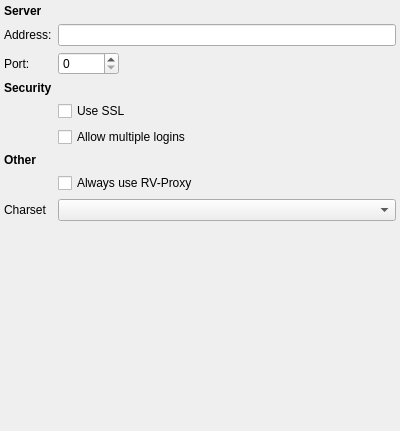
<?xml version="1.0" encoding="UTF-8"?>
<ui version="4.0">
 <class>IcqServerSettingsWidget</class>
 <widget class="QWidget" name="IcqServerSettingsWidget">
  <property name="geometry">
   <rect>
    <x>0</x>
    <y>0</y>
    <width>400</width>
    <height>431</height>
   </rect>
  </property>
  <property name="windowTitle">
   <string>Connection Settings</string>
  </property>
  <layout class="QVBoxLayout" name="verticalLayout_4">
   <property name="margin">
    <number>4</number>
   </property>
   <item>
    <layout class="QFormLayout" name="formLayout">
     <property name="sizeConstraint">
      <enum>QLayout::SetMinimumSize</enum>
     </property>
     <property name="fieldGrowthPolicy">
      <enum>QFormLayout::AllNonFixedFieldsGrow</enum>
     </property>
     <item row="0" column="0">
      <widget class="QLabel" name="serverHeadlineLabel">
       <property name="sizePolicy">
        <sizepolicy hsizetype="Maximum" vsizetype="Fixed">
         <horstretch>0</horstretch>
         <verstretch>0</verstretch>
        </sizepolicy>
       </property>
       <property name="text">
        <string>&lt;b&gt;Server&lt;/b&gt;</string>
       </property>
      </widget>
     </item>
     <item row="1" column="0">
      <widget class="QLabel" name="serverLabel">
       <property name="text">
        <string>Address:</string>
       </property>
      </widget>
     </item>
     <item row="1" column="1">
      <widget class="QLineEdit" name="serverLineEdit"/>
     </item>
     <item row="2" column="0">
      <widget class="QLabel" name="portLabel">
       <property name="text">
        <string>Port:</string>
       </property>
      </widget>
     </item>
     <item row="2" column="1">
      <widget class="QSpinBox" name="portSpinBox">
       <property name="sizePolicy">
        <sizepolicy hsizetype="Fixed" vsizetype="Fixed">
         <horstretch>0</horstretch>
         <verstretch>0</verstretch>
        </sizepolicy>
       </property>
       <property name="maximum">
        <number>60000</number>
       </property>
      </widget>
     </item>
     <item row="3" column="0">
      <widget class="QLabel" name="securityHeadlineLabel">
       <property name="sizePolicy">
        <sizepolicy hsizetype="Maximum" vsizetype="Fixed">
         <horstretch>0</horstretch>
         <verstretch>0</verstretch>
        </sizepolicy>
       </property>
       <property name="text">
        <string>&lt;b&gt;Security&lt;/b&gt;</string>
       </property>
      </widget>
     </item>
     <item row="4" column="1">
      <widget class="QCheckBox" name="useSslCheckBox">
       <property name="text">
        <string>Use SSL</string>
       </property>
      </widget>
     </item>
     <item row="5" column="1">
      <widget class="QCheckBox" name="allowMultipleLoginsCheckBox">
       <property name="text">
        <string>Allow multiple logins</string>
       </property>
      </widget>
     </item>
     <item row="5" column="0">
      <widget class="QLabel" name="allowMultipleLoginsLabel">
       <property name="text">
        <string/>
       </property>
      </widget>
     </item>
     <item row="6" column="0">
      <widget class="QLabel" name="otherHeadlineLabel">
       <property name="sizePolicy">
        <sizepolicy hsizetype="Maximum" vsizetype="Preferred">
         <horstretch>0</horstretch>
         <verstretch>0</verstretch>
        </sizepolicy>
       </property>
       <property name="text">
        <string>&lt;b&gt;Other&lt;/b&gt;</string>
       </property>
      </widget>
     </item>
     <item row="7" column="1">
      <widget class="QCheckBox" name="alwaysUseRvProxyCheckBox">
       <property name="text">
        <string>Always use RV-Proxy</string>
       </property>
      </widget>
     </item>
     <item row="8" column="0">
      <widget class="QLabel" name="charsetLabel">
       <property name="text">
        <string>Charset</string>
       </property>
      </widget>
     </item>
     <item row="8" column="1">
      <widget class="QComboBox" name="charsetComboBox">
      </widget>
     </item>
    </layout>
   </item>
   <item>
    <spacer name="verticalSpacer">
     <property name="orientation">
      <enum>Qt::Vertical</enum>
     </property>
     <property name="sizeHint" stdset="0">
      <size>
       <width>20</width>
       <height>40</height>
      </size>
     </property>
    </spacer>
   </item>
  </layout>
 </widget>
 <customwidgets/>
 <resources/>
 <connections/>
</ui>
